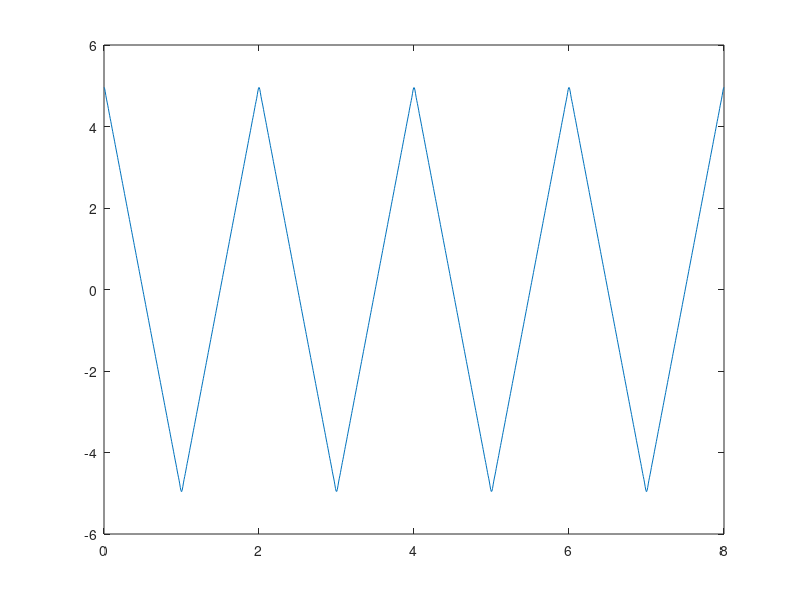

Reproduce this figure in MATLAB.
Vmin=-5;
Vmax=5;
T=2;
k=1;
a=0;
t=linspace(0,4*T,1000);
u=zeros(1,1000);
omega=2*pi/T;
for i=1:50;
    u1= (8/(T^2 *omega^2*i^2))*(Vmax-Vmin)*(1-((-1)^i))*cos(i*omega*t);
    u2 = u + u1;
    u=u2;
    plot (t,u);
    %hold on
    pause(0.1);
end
